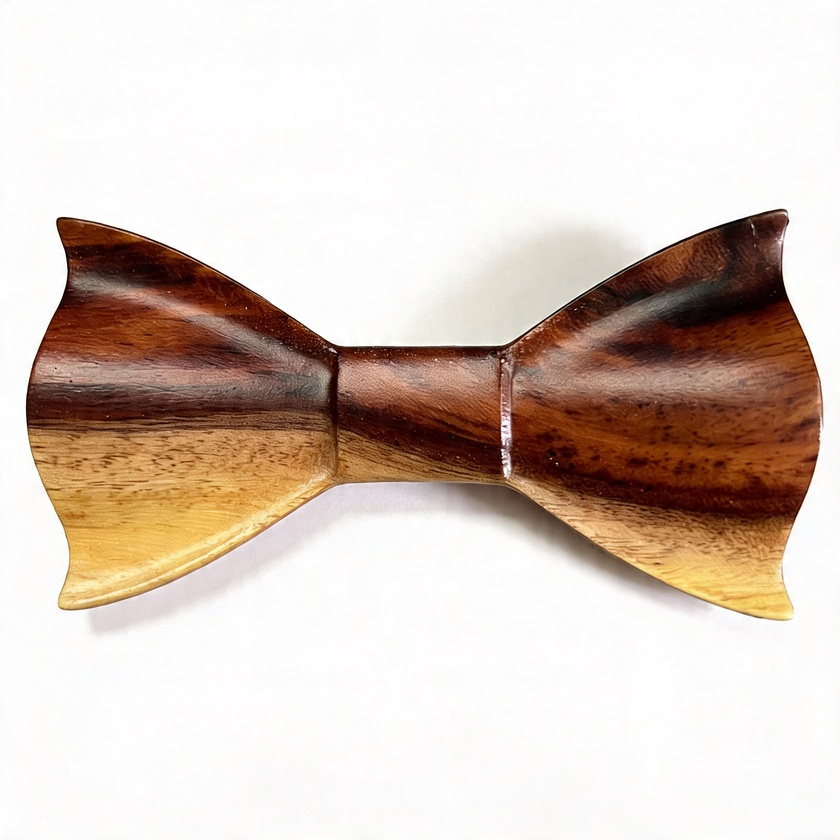
#> input picture Images/TRANSPARENT/IMG_2212.JPG.jpeg, 840 x 840 px, shrunk from 1920 x 1920 before the run; its folder holds only this picture in this run
$ python bg_remove.py
#> lines starting #> are read from the running program, lines starting #| are printed output that depends on the picture; after the words box and inside, x2 and y2 are one past the last pixel; in counts of white or black regions, pixels touching at a corner belong together
"""
bg_remove.py - Remove white/near-white backgrounds from bow-tie product photos.

Strategy:
  Pass 1: BFS flood-fill from ALL border pixels -> removes outer background.
  Pass 2: Any remaining near-white pixel NOT part of the product is interior
          background (enclosed cavities like the bow-tie gap). We detect these
          by running a second flood-fill that seeds from EVERY remaining white
          pixel that isn't already marked as subject, scanning inward. But that
          would eat into white elements. Instead we use: grow the SUBJECT mask
          outward from the first pass, then anything still near-white inside is
          background.
  Simpler equivalent used here:
  - After pass 1 mask is built, perform a GLOBAL threshold: any pixel whose
    RGB is all >= WHITE-THRESHOLD and whose alpha in the current mask is 255
    (i.e. "subject") gets re-checked. We run a connected-component analysis:
    small near-white blobs entirely enclosed by the subject are probably the
    real enclosed gap, so we remove them.
  - Finally feather edges.

Requires:  pip install Pillow
"""

import sys
import io
from pathlib import Path
from collections import deque
from PIL import Image, ImageFilter

sys.stdout = io.TextIOWrapper(sys.stdout.buffer, encoding="utf-8", errors="replace")

# ── Config ────────────────────────────────────────────────────────────────────
SRC_DIRS = [
    Path(r"C:\Users\Mi5a\GamenEG Brand\Images\TRANSPARENT"),
    Path(r"C:\Users\Mi5a\GamenEG Brand\Images\TRANSPARENT\PNG"),
]
OUT_DIR = Path(r"C:\Users\Mi5a\GamenEG Brand\Images\TRANSPARENT\PNG")
EXTENSIONS = {".jpg", ".jpeg", ".png"}

THRESHOLD = 60   # colour distance from white; 60 handles shadow bridge pixels (RGB ~215)
FEATHER   = 2    # Gaussian feather radius in pixels
# ──────────────────────────────────────────────────────────────────────────────


def is_near_white(r: int, g: int, b: int, t: int) -> bool:
    return r >= 255 - t and g >= 255 - t and b >= 255 - t


def build_alpha_mask(img_rgb: Image.Image, threshold: int) -> Image.Image:
    width, height = img_rgb.size
    pixels = img_rgb.load()

    # ── Pass 1: BFS from all border pixels ────────────────────────────────────
    bg = bytearray(width * height)          # 0 = subject, 1 = background

    queue = deque()
    # Seed from every border pixel
    for x in range(width):
        for y in [0, height - 1]:
            if not bg[y * width + x]:
                r, g, b = pixels[x, y][:3]
                if is_near_white(r, g, b, threshold):
                    bg[y * width + x] = 1
                    queue.append((x, y))
    for y in range(1, height - 1):
        for x in [0, width - 1]:
            if not bg[y * width + x]:
                r, g, b = pixels[x, y][:3]
                if is_near_white(r, g, b, threshold):
                    bg[y * width + x] = 1
                    queue.append((x, y))

    while queue:
        x, y = queue.popleft()
        for nx, ny in ((x-1, y), (x+1, y), (x, y-1), (x, y+1)):
            if 0 <= nx < width and 0 <= ny < height:
                idx = ny * width + nx
                if not bg[idx]:
                    r, g, b = pixels[nx, ny][:3]
                    if is_near_white(r, g, b, threshold):
                        bg[idx] = 1
                        queue.append((nx, ny))

    # ── Pass 2: find enclosed near-white blobs (interior cavities) ───────────
    # Scan every pixel not yet marked background. If it's near-white, BFS it.
    # If the entire connected component NEVER touches the outer edge, it's
    # interior background (the bow-tie gap). Mark it as background too.
    visited = bytearray(width * height)

    def bfs_component(sx, sy):
        """Return (list_of_coords, touches_edge)."""
        stack = deque()
        stack.append((sx, sy))
        visited[sy * width + sx] = 1
        coords = [(sx, sy)]
        edge = (sx == 0 or sx == width-1 or sy == 0 or sy == height-1)
        while stack:
            cx, cy = stack.popleft()
            for nx, ny in ((cx-1, cy), (cx+1, cy), (cx, cy-1), (cx, cy+1)):
                if 0 <= nx < width and 0 <= ny < height:
                    nidx = ny * width + nx
                    if not bg[nidx] and not visited[nidx]:
                        r, g, b = pixels[nx, ny][:3]
                        if is_near_white(r, g, b, threshold):
                            visited[nidx] = 1
                            coords.append((nx, ny))
                            stack.append((nx, ny))
                            if nx == 0 or nx == width-1 or ny == 0 or ny == height-1:
                                edge = True
        return coords, edge

    for y in range(height):
        for x in range(width):
            idx = y * width + x
            if not bg[idx] and not visited[idx]:
                r, g, b = pixels[x, y][:3]
                if is_near_white(r, g, b, threshold):
                    coords, touches_edge = bfs_component(x, y)
                    if not touches_edge:
                        # Interior cavity -> remove
                        for cx, cy in coords:
                            bg[cy * width + cx] = 1

    # ── Build mask image ───────────────────────────────────────────────────────
    mask = Image.new("L", (width, height), 255)
    mask_pixels = mask.load()
    for y in range(height):
        for x in range(width):
            if bg[y * width + x]:
                mask_pixels[x, y] = 0

    return mask


def remove_background(src: Path, dst: Path):
    img = Image.open(src).convert("RGB")
    mask = build_alpha_mask(img, THRESHOLD)

    if FEATHER > 0:
        mask = mask.filter(ImageFilter.GaussianBlur(radius=FEATHER))

    img_rgba = img.convert("RGBA")
    img_rgba.putalpha(mask)
    img_rgba.save(dst, format="PNG")
    print(f"  OK  {src.name}  ->  {dst.name}")


def main():
    OUT_DIR.mkdir(parents=True, exist_ok=True)
    processed = set()

    for src_dir in SRC_DIRS:
        for src in sorted(src_dir.iterdir()):
            if src.is_dir():
                continue
            if src.suffix.lower() not in EXTENSIONS:
                continue
            if src.stem.endswith("_transparent"):
                print(f"  skip (already converted): {src.name}")
                continue

            stem = src.stem
            for ext in (".JPG", ".JPEG", ".PNG", ".jpg", ".jpeg", ".png"):
                stem = stem.replace(ext, "")
            out_name = stem + "_transparent.png"
            dst = OUT_DIR / out_name

            if out_name in processed:
                print(f"  skip (duplicate): {src.name}")
                continue
            processed.add(out_name)

            print(f"Processing {src.name} ...")
            try:
                remove_background(src, dst)
#> in remove_background, img is the input picture: PIL image 840x840 RGB; mean R, G, B 217.3, 202.8, 193.3
#> the loop in build_alpha_mask, `while queue:` made 498465 passes
#> (x, y) on passes 1 to 3: (0, 0), (0, 839), (1, 0)
#> in build_alpha_mask, `mask = Image.new("L", (width, height), 255)`: mask: PIL image 840x840 L; every value is 255
#> in remove_background, `mask = build_alpha_mask(img, THRESHOLD)`:
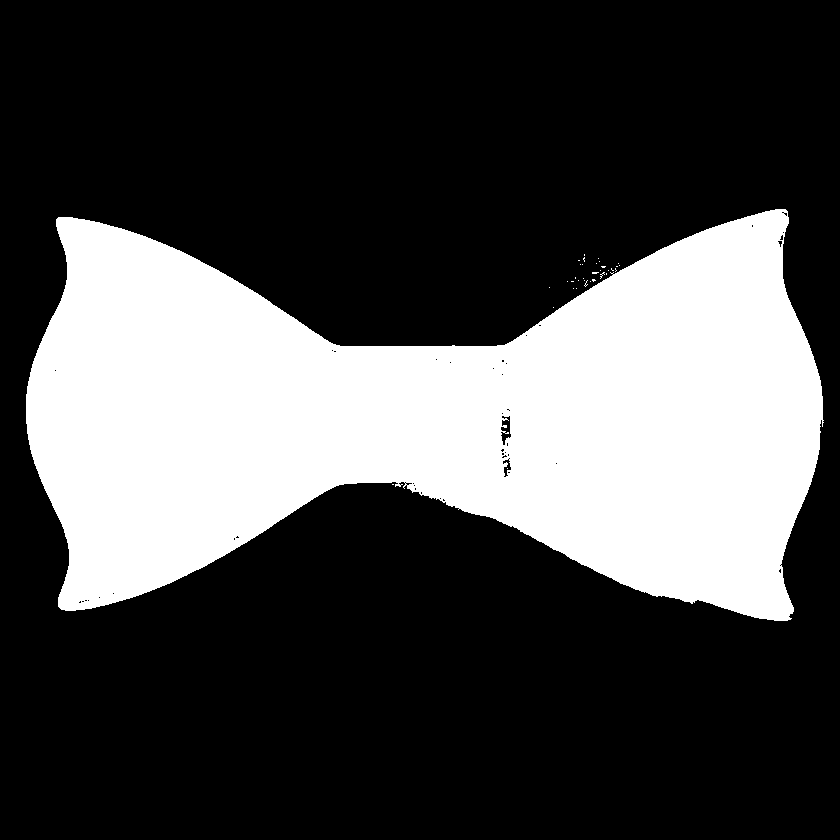
#> mask: PIL image 840x840 L; 29.3% white; 35 white regions (34 under 20 px), largest, box (x1, y1, x2, y2) and area: (26, 209, 824, 621) 206688
#> in remove_background, `img_rgba.putalpha(mask)`:
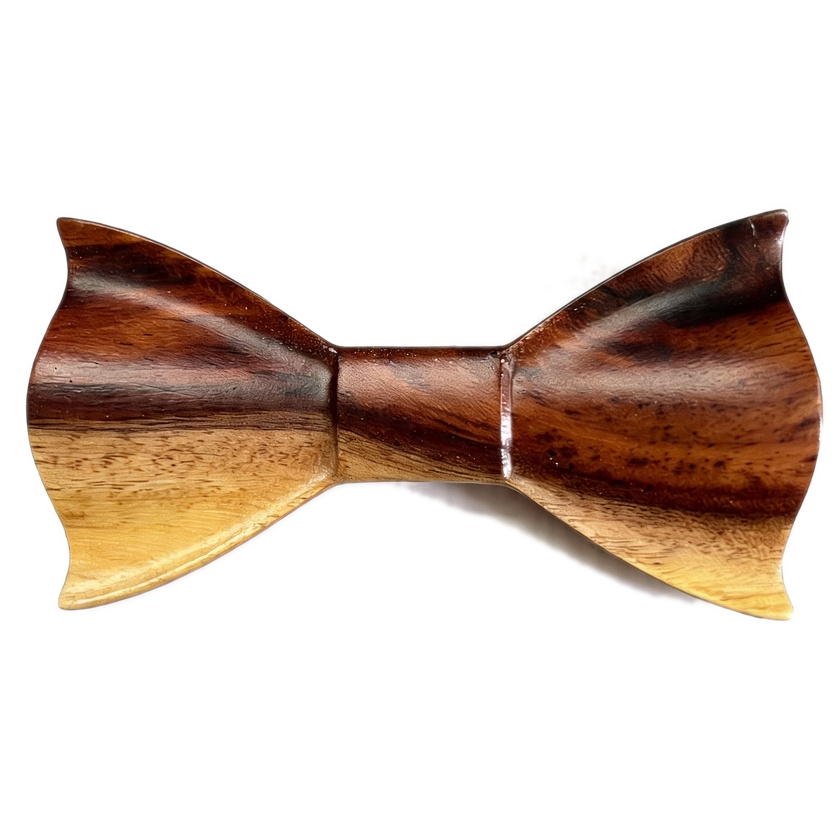
#> img_rgba: PIL image 840x840 RGBA; mean R, G, B, A 217.3, 202.8, 193.3, 74.7; transparent parts drawn white
            except Exception as e:
                print(f"  FAILED: {e}")

    print("\nDone! All transparent PNGs saved to:")
    print(f"  {OUT_DIR}")


if __name__ == "__main__":
    main()
